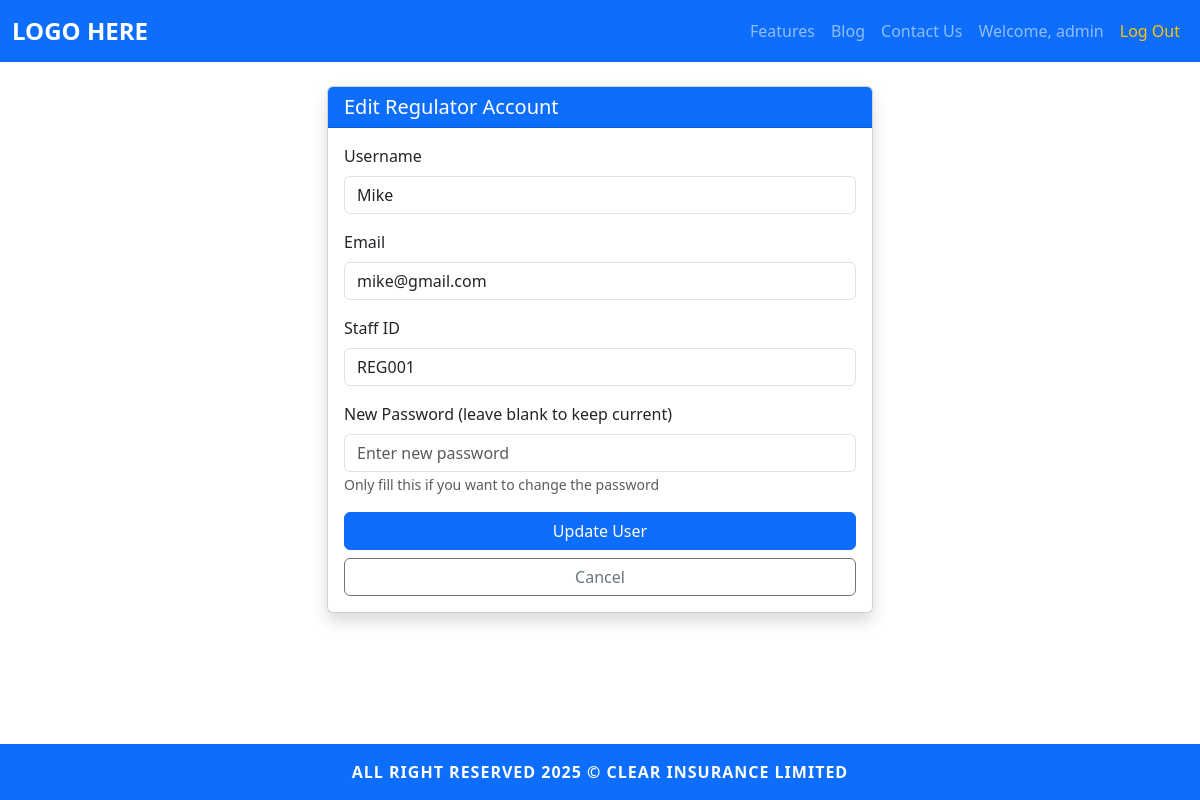
Page /admin/edit-user/regulator/1 (signed in) on the earlier database version.
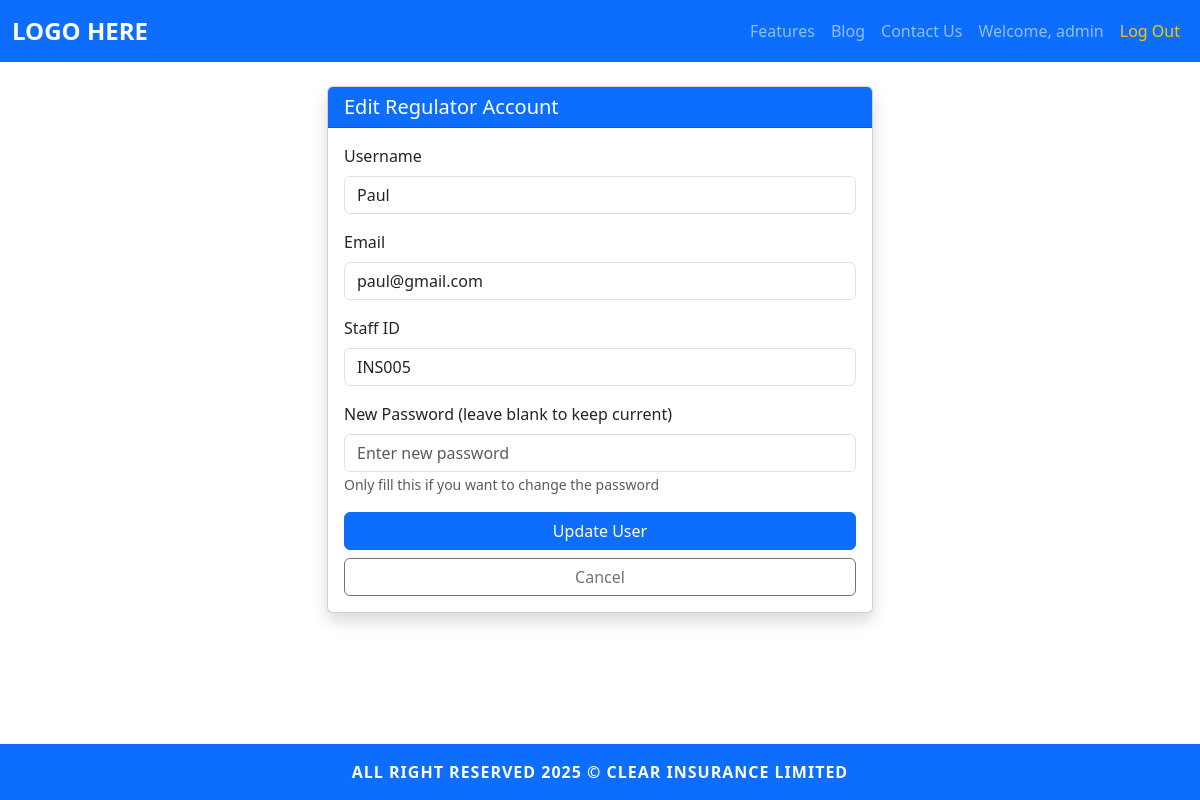
Same page on the later database version.
### models.py (models this page shows, shortened)
class Admin(UserMixin, db.Model):
	id = db.Column(db.Integer, primary_key=True)
	username = db.Column(db.String(150), unique=True, nullable=False)
	email = db.Column(db.String(150), unique=True, nullable=False)
	password = db.Column(db.String(256), nullable=False)
	staff_id = db.Column(db.String(50), unique=True, nullable=True)
	is_active = db.Column(db.Boolean, default=True, nullable=False)

class Regulator(UserMixin, db.Model):
	id = db.Column(db.Integer, primary_key=True)
	username = db.Column(db.String(150), unique=True, nullable=False)
	email = db.Column(db.String(150), unique=True, nullable=False)
	password = db.Column(db.String(256), nullable=False)
	staff_id = db.Column(db.String(50), unique=True, nullable=True)
	is_active = db.Column(db.Boolean, default=True, nullable=False)

### app.py (the view, shortened to what this page needs)
@app.route('/admin/edit-user/<user_type>/<int:user_id>', methods=['GET', 'POST'])
@login_required
@admin_required
def edit_user(user_type, user_id):
	model_map = {
		'customer': Customer,
		'insurer': Insurer,
		'regulator': Regulator
	}
	model = model_map.get(user_type)
	if not model:
		flash('Invalid user type.', 'danger')
		return redirect(url_for('user_management'))
	user = model.query.get_or_404(user_id)
	return render_template('admin/edituser.html', user=user, user_type=user_type)

### app.py (called while the page is built)
@login_manager.user_loader
def load_user(user_id):
	if '_' not in user_id:
		return None
	user_type, user_pk = user_id.split('_', 1)
	model_map = {
		'admin': Admin,
		'customer': Customer,
		'insurer': Insurer,
		'regulator': Regulator
	}
	model = model_map.get(user_type)
	if model:
		return model.query.get(int(user_pk))
	return None

### templates/admin/edituser.html (shortened to what this page needs)
{% extends 'base.html' %}
{% block content %}
<div class="container py-4">
	<div class="row justify-content-center">
		<div class="col-md-6">
			<div class="card shadow">
				<div class="card-header bg-primary text-white">
					<h5 class="mb-0">Edit {{ user_type.capitalize() }} Account</h5>
				</div>
				<div class="card-body">
					<form method="POST">
						<div class="mb-3">
							<label for="username" class="form-label">Username</label>
							<input type="text" class="form-control" id="username" name="username" value="{{ user.username }}" required>
						</div>
						<div class="mb-3">
							<label for="email" class="form-label">Email</label>
							<input type="email" class="form-control" id="email" name="email" value="{{ user.email }}" required>
						</div>
						{% if user_type in ['insurer', 'regulator'] %}
						<div class="mb-3">
							<label for="staff_id" class="form-label">Staff ID</label>
							<input type="text" class="form-control" id="staff_id" name="staff_id" value="{{ user.staff_id or '' }}">
						</div>
						{% endif %}
						<div class="mb-3">
							<label for="password" class="form-label">New Password (leave blank to keep current)</label>
							<input type="password" class="form-control" id="password" name="password" placeholder="Enter new password">
							<small class="text-muted">Only fill this if you want to change the password</small>
						</div>
						<div class="d-grid gap-2">
							<button type="submit" class="btn btn-primary">Update User</button>
							<a href="{{ url_for('user_management') }}" class="btn btn-outline-secondary">Cancel</a>
						</div>
					</form>
				</div>
			</div>
		</div>
	</div>
</div>
{% endblock %}

### templates/base.html (shortened to what this page needs)
<!DOCTYPE html>
<html lang="en">
<head>
	<link href="https://cdn.jsdelivr.net/npm/bootstrap@5.3.2/dist/css/bootstrap.min.css" rel="stylesheet">
	<link rel="stylesheet" href="{{ url_for('static', filename='css/style.css') }}">
</head>
<body class="d-flex flex-column min-vh-100">
	<nav class="navbar navbar-expand-lg navbar-dark bg-primary sticky-top">
		<div class="container-fluid">
			<a class="navbar-brand fw-bold" href="/">LOGO HERE</a>
			<div class="collapse navbar-collapse" id="navbarNav">
			<ul class="navbar-nav ms-auto mb-2 mb-lg-0 align-items-lg-center">
				<li class="nav-item"><a class="nav-link" href="/features">Features</a></li>
				<li class="nav-item"><a class="nav-link" href="/blog">Blog</a></li>
				<li class="nav-item"><a class="nav-link" href="/contact">Contact Us</a></li>
				{% if current_user is defined and current_user.is_authenticated %}
					<li class="nav-item"><a class="nav-link" href="{{ url_for('dashboard') }}">Welcome, {{ current_user.username }}</a></li>
					<li class="nav-item"><a class="nav-link text-warning" href="/logout">Log Out</a></li>
				{% else %}
					<li class="nav-item"><a class="nav-link" href="/auth/login">Log In</a></li>
					<li class="nav-item"><a class="nav-link" href="/auth/signup">Sign Up</a></li>
				{% endif %}
			</ul>
			</div>
		</div>
	</nav>
		{% block content %}{% endblock %}
	<footer class="footer mt-auto py-3 bg-primary text-white text-center sticky-bottom">
		<div class="container">
			<span>ALL RIGHT RESERVED 2025 &copy; CLEAR INSURANCE LIMITED</span>
		</div>
	</footer>
</body>
</html>

### static/css/style.css (style rules this page uses)
.footer { font-weight: bold; letter-spacing: 1px; }
.navbar-brand { font-size: 1.5rem; font-weight: bold; }
.sticky-bottom { position: sticky; bottom: 0; width: 100%; z-index: 1030; }

Differences in the rows shown:
changed Regulator: username "Mike" → "Paul"; email "mike@gmail.com" → "paul@gmail.com"; staff_id "REG001" → "INS005"
